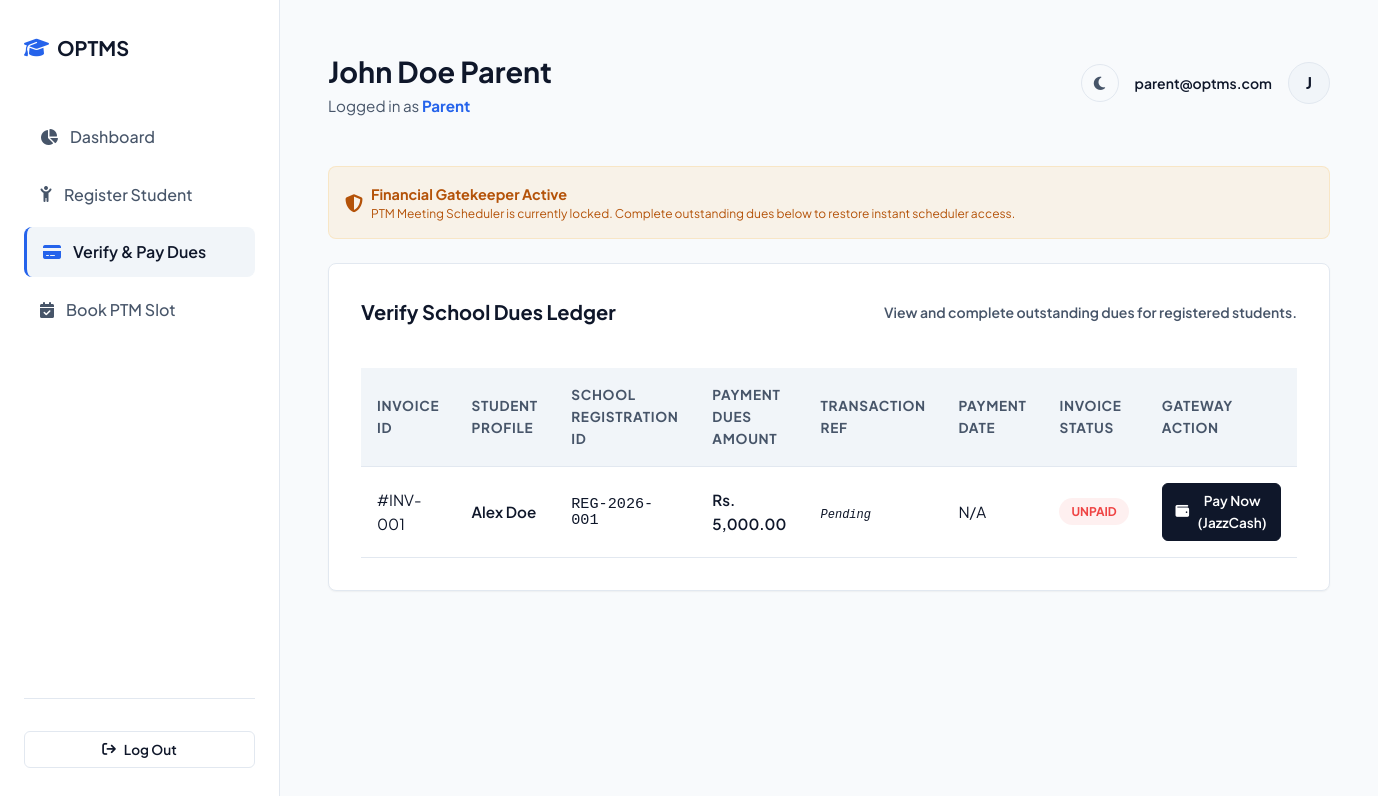
Screenshot of /index.php?action=parent_dues (signed in) with the database file from the repository.
### tables this page shows
CREATE TABLE IF NOT EXISTS Payments (
    payment_id INT AUTO_INCREMENT PRIMARY KEY,
    student_id INT NOT NULL,
    jazzcash_trx_id VARCHAR(100) DEFAULT NULL,
    amount DECIMAL(10, 2) NOT NULL,
    payment_date DATETIME DEFAULT NULL,
    status ENUM('Paid', 'Unpaid') DEFAULT 'Unpaid',
    created_at TIMESTAMP DEFAULT CURRENT_TIMESTAMP,
    FOREIGN KEY (student_id) REFERENCES Students(student_id) ON DELETE CASCADE
);

CREATE TABLE IF NOT EXISTS Students (
    student_id INT AUTO_INCREMENT PRIMARY KEY,
    parent_id INT NOT NULL,
    full_name VARCHAR(100) NOT NULL,
    registration_no VARCHAR(50) UNIQUE NOT NULL,
    class_name VARCHAR(50) NOT NULL,
    dob DATE NOT NULL,
    created_at TIMESTAMP DEFAULT CURRENT_TIMESTAMP,
    FOREIGN KEY (parent_id) REFERENCES Users(user_id) ON DELETE CASCADE
);

### controllers/ParentController.php (called while the page is built, shortened)
<?php
require_once __DIR__ . '/../config.php';
require_once __DIR__ . '/../models/Student.php';
require_once __DIR__ . '/../models/Payment.php';
class ParentController {
    public function verifyDues() {
        $dues = Payment::getByParent($_SESSION['user_id']);
        include __DIR__ . '/../views/parent/dues.php';
    }
}
?>

### models/Settings.php (called while the page is built, shortened)
<?php
require_once __DIR__ . '/../db.php';
class Settings {
    public static function get($key, $default = null) {
        global $pdo;
        $stmt = $pdo->prepare("SELECT setting_value FROM Settings WHERE setting_key = ?");
        $stmt->execute([$key]);
        $val = $stmt->fetchColumn();
        return $val !== false ? $val : $default;
    }
}
?>

### models/Payment.php (called while the page is built, shortened)
<?php
require_once __DIR__ . '/../db.php';
class Payment {
    public static function getByParent($parentId) {
        global $pdo;
        $stmt = $pdo->prepare("SELECT p.*, s.full_name AS student_name, s.registration_no
                               FROM Payments p
                               JOIN Students s ON p.student_id = s.student_id
                               WHERE s.parent_id = ?
                               ORDER BY p.created_at DESC");
        $stmt->execute([$parentId]);
        return $stmt->fetchAll();
    }
    public static function hasUnpaidDues($parentId) {
        global $pdo;
        $stmt = $pdo->prepare("SELECT COUNT(*) FROM Payments p
                               JOIN Students s ON p.student_id = s.student_id
                               WHERE s.parent_id = ? AND p.status = 'Unpaid'");
        $stmt->execute([$parentId]);
        return $stmt->fetchColumn() > 0;
    }
}
?>

### config.php (called while the page is built, shortened)
<?php
function url($path = '') {
    return BASE_URL . '/' . ltrim($path, '/');
}
?>

### views/parent/dues.php (the view, shortened to what this page needs)
<?php
include __DIR__ . '/../layout/header.php';
?>
<div class="fade-in">
    <?php
    require_once __DIR__ . '/../../models/Settings.php';
    $enforceDues = Settings::get('restrict_dues_booking', '1') === '1';
    if ($enforceDues && Payment::hasUnpaidDues($_SESSION['user_id'])):
    ?>
        <div class="alert alert-warning mb-6">
            <div class="flex items-center gap-2">
                <i class="fa-solid fa-shield-halved text-amber-500 text-lg"></i>
                <div>
                    <h4 class="font-bold">Financial Gatekeeper Active</h4>
                    <p class="text-xs text-amber-200">PTM Meeting Scheduler is currently locked. Complete outstanding dues below to restore instant scheduler access.</p>
                </div>
            </div>
        </div>
    <?php endif; ?>
    <div class="content-card">
        <div class="card-title">
            <span>Verify School Dues Ledger</span>
            <span class="text-sm font-semibold text-slate-400">View and complete outstanding dues for registered students.</span>
        </div>
        <div class="table-responsive">
            <table class="table">
                <thead>
                    <tr>
                        <th>Invoice ID</th>
                        <th>Student Profile</th>
                        <th>School Registration ID</th>
                        <th>Payment Dues Amount</th>
                        <th>Transaction Ref</th>
                        <th>Payment Date</th>
                        <th>Invoice Status</th>
                        <th>Gateway Action</th>
                    </tr>
                </thead>
                <tbody>
                    <?php if (empty($dues)): ?>
                        <tr>
                            <td colspan="8" class="text-center text-slate-400 py-8">
                                <i class="fa-solid fa-file-invoice text-4xl text-slate-600 block mb-2"></i>
                                No invoices generated under your account. Register a student first.
                            </td>
                        </tr>
                    <?php else: ?>
                        <?php foreach ($dues as $invoice): ?>
                            <tr>
                                <td>#INV-00<?php echo $invoice['payment_id']; ?></td>
                                <td class="font-semibold text-white"><?php echo htmlspecialchars($invoice['student_name']); ?></td>
                                <td class="font-mono text-xs"><?php echo htmlspecialchars($invoice['registration_no']); ?></td>
                                <td class="font-semibold text-slate-200">Rs. <?php echo number_format($invoice['amount'], 2); ?></td>
                                <td>
                                    <span class="font-mono text-xs">
                                        <?php echo $invoice['jazzcash_trx_id'] ? htmlspecialchars($invoice['jazzcash_trx_id']) : '<em class="text-slate-500">Pending</em>'; ?>
                                    </span>
                                </td>
                                <td><?php echo $invoice['payment_date'] ? date('M d, Y h:i A', strtotime($invoice['payment_date'])) : 'N/A'; ?></td>
                                <td>
                                    <?php if ($invoice['status'] === 'Paid'): ?>
                                        <span class="badge badge-success">Dues Cleared</span>
                                    <?php else: ?>
                                        <span class="badge badge-danger">Unpaid</span>
                                    <?php endif; ?>
                                </td>
                                <td>
                                    <?php if ($invoice['status'] === 'Unpaid'): ?>
                                        <a href="<?php echo url('index.php?action=jazzcash_sandbox&payment_id=' . $invoice['payment_id']); ?>"
                                           class="btn btn-primary btn-sm flex items-center justify-center gap-1 bg-red-600 hover:bg-red-700">
                                            <i class="fa-solid fa-wallet text-amber-400"></i>
                                            Pay Now (JazzCash)
                                        </a>
                                    <?php endif; ?>
                                </td>
                            </tr>
                        <?php endforeach; ?>
                    <?php endif; ?>
                </tbody>
            </table>
        </div>
    </div>
</div>
<?php include __DIR__ . '/../layout/footer.php'; ?>

### assets/css/style.css (style rules this page uses)
:root { --bg-primary: #f8fafc; --bg-secondary: #ffffff; --bg-tertiary: #f1f5f9; --text-primary: #0f172a; --text-secondary: #475569; --text-muted: #94a3b8; --primary: #0f172a; --primary-hover: #1e293b; --primary-light: rgba(15, 23, 42, 0.05); --accent: #2563eb; --accent-hover: #1d4ed8; --success: #10b981; --success-light: rgba(16, 185, 129, 0.08); --warning: #f59e0b; --warning-light: rgba(245, 158, 11, 0.08); --danger: #ef4444; --danger-light: rgba(239, 68, 68, 0.08); --border-color: #e2e8f0; --card-shadow: 0 1px 3px rgba(0, 0, 0, 0.02), 0 1px 2px rgba(0, 0, 0, 0.04); --glass-bg: #ffffff; --glass-border: #e2e8f0; --glass-blur: none; --font-family: 'Plus Jakarta Sans', sans-serif; --border-radius: 8px; }
* { margin: 0; padding: 0; box-sizing: border-box; }
body { font-family: var(--font-family); background-color: var(--bg-primary); color: var(--text-primary); line-height: 1.6; overflow-x: hidden; }
.fade-in { animation: fadeIn 0.4s cubic-bezier(0.16, 1, 0.3, 1) forwards; }
.btn { display: inline-flex; align-items: center; justify-content: center; gap: 0.5rem; font-family: inherit; font-weight: 600; font-size: 0.95rem; padding: 0.75rem 1.5rem; border-radius: var(--border-radius); border: none; cursor: pointer; transition: all 0.2s cubic-bezier(0.4, 0, 0.2, 1); text-decoration: none; text-align: center; }
.btn-primary { background-color: var(--primary); color: #fff; border: 1px solid var(--primary); }
.btn-sm { padding: 0.4rem 0.8rem; font-size: 0.85rem; border-radius: 6px; }
.alert { padding: 1rem; border-radius: var(--border-radius); margin-bottom: 1.5rem; font-size: 0.9rem; border: 1px solid transparent; }
.alert-warning { background-color: var(--warning-light); border-color: rgba(245, 158, 11, 0.15); color: #b45309; }
.content-card { background: var(--bg-secondary); border: 1px solid var(--border-color); border-radius: var(--border-radius); padding: 2rem; box-shadow: var(--card-shadow); margin-bottom: 2rem; }
.card-title { font-size: 1.25rem; font-weight: 700; margin-bottom: 1.5rem; display: flex; align-items: center; justify-content: space-between; }
.table-responsive { overflow-x: auto; width: 100%; }
.table { width: 100%; border-collapse: collapse; margin-top: 1rem; text-align: left; }
.table th { background-color: var(--bg-tertiary); padding: 1rem; font-size: 0.85rem; font-weight: 700; color: var(--text-secondary); text-transform: uppercase; letter-spacing: 0.05em; border-bottom: 1px solid var(--border-color); }
.table td { padding: 1rem; border-bottom: 1px solid var(--border-color); font-size: 0.95rem; vertical-align: middle; }
.badge { display: inline-flex; align-items: center; padding: 0.25rem 0.75rem; font-size: 0.75rem; font-weight: 700; border-radius: 50px; text-transform: uppercase; }
.badge-danger { background-color: var(--danger-light); color: var(--danger); }
body:not(.dark-mode) .text-white:not(.btn):not(.btn *):not(.badge):not(.badge *):not(.jazzcash-frame *):not(.bg-red-600):not(.bg-indigo-600):not(.bg-emerald-600):not(.tab-btn):not(.bg-slate-950 *) { color: var(--text-primary) !important; }
.text-slate-300, .text-slate-450, .text-slate-400 { color: var(--text-secondary) !important; }

### rows the page displays
payments: payment_id "1", student.full_name "Alex Doe", student.registration_no "REG-2026-001", amount "5,000.00", shows "Pending", shows "N/A", status "UNPAID"

### other values shown
$_SESSION['name'] "John Doe Parent"
$_SESSION['role'] "Parent"
$_SESSION['email'] "parent@optms.com"
substr($_SESSION['name'], 0, 1) "J"
